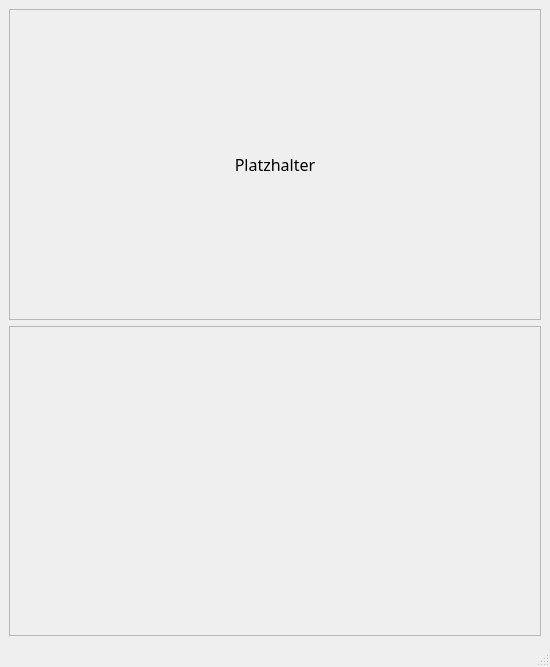
<?xml version="1.0" encoding="UTF-8"?>
<ui version="4.0">
 <class>frm_main_window</class>
 <widget class="QMainWindow" name="frm_main_window">
  <property name="geometry">
   <rect>
    <x>0</x>
    <y>0</y>
    <width>550</width>
    <height>667</height>
   </rect>
  </property>
  <property name="font">
   <font>
    <family>Agency FB</family>
    <pointsize>8</pointsize>
   </font>
  </property>
  <property name="windowTitle">
   <string>MainWindow</string>
  </property>
  <widget class="QWidget" name="centralwidget">
   <property name="font">
    <font>
     <family>Agency FB</family>
     <pointsize>12</pointsize>
    </font>
   </property>
   <layout class="QVBoxLayout" name="verticalLayout_3">
    <item>
     <widget class="QFrame" name="fr_upper">
      <property name="frameShape">
       <enum>QFrame::Shape::StyledPanel</enum>
      </property>
      <property name="frameShadow">
       <enum>QFrame::Shadow::Raised</enum>
      </property>
      <layout class="QVBoxLayout" name="verticalLayout">
       <item>
        <widget class="QLabel" name="lb_output">
         <property name="font">
          <font>
           <family>Agency FB</family>
           <pointsize>12</pointsize>
          </font>
         </property>
         <property name="text">
          <string>Platzhalter</string>
         </property>
         <property name="alignment">
          <set>Qt::AlignmentFlag::AlignCenter</set>
         </property>
        </widget>
       </item>
      </layout>
     </widget>
    </item>
    <item>
     <widget class="QFrame" name="fr_dragdrop">
      <property name="layoutDirection">
       <enum>Qt::LayoutDirection::LeftToRight</enum>
      </property>
      <property name="frameShape">
       <enum>QFrame::Shape::StyledPanel</enum>
      </property>
      <property name="frameShadow">
       <enum>QFrame::Shadow::Raised</enum>
      </property>
      <layout class="QHBoxLayout" name="horizontalLayout">
       <item>
        <widget class="QLabel" name="lb_dragdrop">
         <property name="maximumSize">
          <size>
           <width>250</width>
           <height>250</height>
          </size>
         </property>
         <property name="font">
          <font>
           <family>Agency FB</family>
           <pointsize>12</pointsize>
          </font>
         </property>
         <property name="acceptDrops">
          <bool>true</bool>
         </property>
         <property name="text">
          <string/>
         </property>
         <property name="pixmap">
          <pixmap resource="Icons/icons.qrc">:/myicons/drag-and-drop.png</pixmap>
         </property>
         <property name="scaledContents">
          <bool>true</bool>
         </property>
         <property name="alignment">
          <set>Qt::AlignmentFlag::AlignCenter</set>
         </property>
        </widget>
       </item>
      </layout>
     </widget>
    </item>
   </layout>
  </widget>
  <widget class="QMenuBar" name="menubar">
   <property name="geometry">
    <rect>
     <x>0</x>
     <y>0</y>
     <width>550</width>
     <height>33</height>
    </rect>
   </property>
  </widget>
  <widget class="QStatusBar" name="statusbar"/>
 </widget>
 <resources>
  <include location="Icons/icons.qrc"/>
 </resources>
 <connections/>
</ui>
